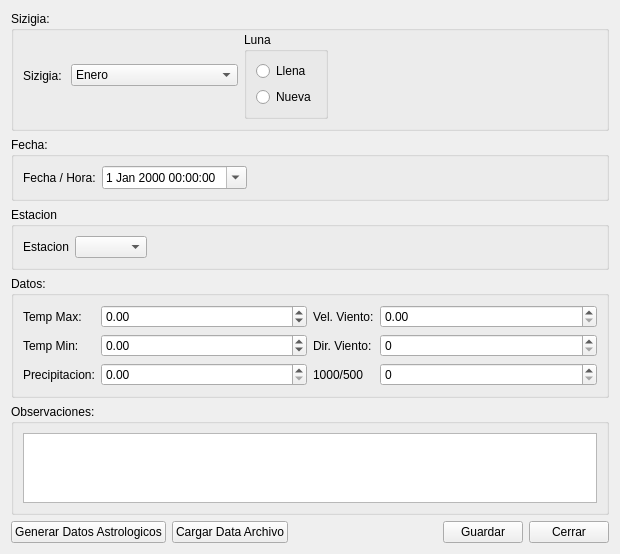
<?xml version="1.0" encoding="UTF-8"?>
<ui version="4.0">
 <class>grabDataWidget</class>
 <widget class="QWidget" name="grabDataWidget">
  <property name="geometry">
   <rect>
    <x>0</x>
    <y>0</y>
    <width>620</width>
    <height>429</height>
   </rect>
  </property>
  <property name="windowTitle">
   <string>Carga de Datos</string>
  </property>
  <layout class="QVBoxLayout" name="verticalLayout_2">
   <item>
    <widget class="QGroupBox" name="SizigiagroupBox">
     <property name="title">
      <string>Sizigia: </string>
     </property>
     <property name="alignment">
      <set>Qt::AlignLeading|Qt::AlignLeft|Qt::AlignTop</set>
     </property>
     <layout class="QHBoxLayout" name="sizigiaLayout">
      <property name="topMargin">
       <number>1</number>
      </property>
      <item>
       <widget class="QLabel" name="label_2">
        <property name="text">
         <string>Sizigia: </string>
        </property>
       </widget>
      </item>
      <item>
       <widget class="QComboBox" name="sizigiaComboBox">
        <property name="sizePolicy">
         <sizepolicy hsizetype="Fixed" vsizetype="Fixed">
          <horstretch>0</horstretch>
          <verstretch>0</verstretch>
         </sizepolicy>
        </property>
        <item>
         <property name="text">
          <string>Enero</string>
         </property>
        </item>
        <item>
         <property name="text">
          <string>Febrero</string>
         </property>
        </item>
        <item>
         <property name="text">
          <string>Marzo</string>
         </property>
        </item>
        <item>
         <property name="text">
          <string>Abril</string>
         </property>
        </item>
        <item>
         <property name="text">
          <string>Mayo</string>
         </property>
        </item>
        <item>
         <property name="text">
          <string>Junio</string>
         </property>
        </item>
        <item>
         <property name="text">
          <string>Julio</string>
         </property>
        </item>
        <item>
         <property name="text">
          <string>Agosto</string>
         </property>
        </item>
        <item>
         <property name="text">
          <string>Septiembre</string>
         </property>
        </item>
        <item>
         <property name="text">
          <string>Octubre</string>
         </property>
        </item>
        <item>
         <property name="text">
          <string>Noviembre</string>
         </property>
        </item>
        <item>
         <property name="text">
          <string>Diciembre</string>
         </property>
        </item>
        <item>
         <property name="text">
          <string>Solsticio de Verano</string>
         </property>
        </item>
        <item>
         <property name="text">
          <string>Solsticio de Invierno</string>
         </property>
        </item>
        <item>
         <property name="text">
          <string>Equinoccio de Primavera</string>
         </property>
        </item>
        <item>
         <property name="text">
          <string>Equinoccio de Otoño</string>
         </property>
        </item>
       </widget>
      </item>
      <item>
       <widget class="QGroupBox" name="lunaGroupBox">
        <property name="title">
         <string>Luna</string>
        </property>
        <property name="checkable">
         <bool>false</bool>
        </property>
        <layout class="QVBoxLayout" name="verticalLayout_3">
         <item>
          <widget class="QRadioButton" name="fullMoonRadioButton">
           <property name="text">
            <string>Llena</string>
           </property>
          </widget>
         </item>
         <item>
          <widget class="QRadioButton" name="newMoonRadioButton">
           <property name="text">
            <string>Nueva</string>
           </property>
          </widget>
         </item>
        </layout>
       </widget>
      </item>
      <item>
       <spacer name="horizontalSpacer_2">
        <property name="orientation">
         <enum>Qt::Horizontal</enum>
        </property>
        <property name="sizeHint" stdset="0">
         <size>
          <width>40</width>
          <height>20</height>
         </size>
        </property>
       </spacer>
      </item>
     </layout>
    </widget>
   </item>
   <item>
    <widget class="QGroupBox" name="fechaGroupBox">
     <property name="title">
      <string>Fecha:</string>
     </property>
     <layout class="QHBoxLayout" name="horizontalLayout_2">
      <item>
       <widget class="QLabel" name="label">
        <property name="text">
         <string>Fecha / Hora:</string>
        </property>
       </widget>
      </item>
      <item>
       <widget class="QDateTimeEdit" name="dateTimeEdit">
        <property name="calendarPopup">
         <bool>true</bool>
        </property>
       </widget>
      </item>
      <item>
       <spacer name="horizontalSpacer">
        <property name="orientation">
         <enum>Qt::Horizontal</enum>
        </property>
        <property name="sizeHint" stdset="0">
         <size>
          <width>40</width>
          <height>20</height>
         </size>
        </property>
       </spacer>
      </item>
     </layout>
    </widget>
   </item>
   <item>
    <widget class="QGroupBox" name="groupBox_3">
     <property name="title">
      <string>Estacion</string>
     </property>
     <layout class="QHBoxLayout" name="horizontalLayout_4">
      <item>
       <widget class="QLabel" name="label_3">
        <property name="text">
         <string>Estacion</string>
        </property>
       </widget>
      </item>
      <item>
       <widget class="QComboBox" name="cboEstacion"/>
      </item>
      <item>
       <spacer name="horizontalSpacer_4">
        <property name="orientation">
         <enum>Qt::Horizontal</enum>
        </property>
        <property name="sizeHint" stdset="0">
         <size>
          <width>40</width>
          <height>20</height>
         </size>
        </property>
       </spacer>
      </item>
     </layout>
    </widget>
   </item>
   <item>
    <widget class="QGroupBox" name="groupBox">
     <property name="title">
      <string>Datos:</string>
     </property>
     <layout class="QHBoxLayout" name="horizontalLayout">
      <item>
       <layout class="QFormLayout" name="formLayout">
        <item row="0" column="0">
         <widget class="QLabel" name="tempMaxLabel">
          <property name="text">
           <string>Temp Max:</string>
          </property>
         </widget>
        </item>
        <item row="0" column="1">
         <widget class="QDoubleSpinBox" name="tempMaxDoubleSpinBox">
          <property name="minimum">
           <double>-99990000.000000000000000</double>
          </property>
         </widget>
        </item>
        <item row="1" column="0">
         <widget class="QLabel" name="tempMinLabel">
          <property name="text">
           <string>Temp Min:</string>
          </property>
         </widget>
        </item>
        <item row="1" column="1">
         <widget class="QDoubleSpinBox" name="tempMinDoubleSpinBox">
          <property name="minimum">
           <double>-990000.000000000000000</double>
          </property>
         </widget>
        </item>
        <item row="2" column="0">
         <widget class="QLabel" name="presionLabel">
          <property name="text">
           <string>Precipitacion:</string>
          </property>
         </widget>
        </item>
        <item row="2" column="1">
         <widget class="QDoubleSpinBox" name="precipitacionSpinBox"/>
        </item>
       </layout>
      </item>
      <item>
       <layout class="QFormLayout" name="formLayout_2">
        <property name="fieldGrowthPolicy">
         <enum>QFormLayout::AllNonFixedFieldsGrow</enum>
        </property>
        <item row="0" column="0">
         <widget class="QLabel" name="velVientoLabel">
          <property name="text">
           <string>Vel. Viento:</string>
          </property>
         </widget>
        </item>
        <item row="1" column="0">
         <widget class="QLabel" name="dirVientoLabel">
          <property name="text">
           <string>Dir. Viento:</string>
          </property>
         </widget>
        </item>
        <item row="1" column="1">
         <widget class="QSpinBox" name="dirVientoSpinBox"/>
        </item>
        <item row="2" column="0">
         <widget class="QLabel" name="data1000500Label">
          <property name="text">
           <string>1000/500</string>
          </property>
         </widget>
        </item>
        <item row="0" column="1">
         <widget class="QDoubleSpinBox" name="velVientoDoubleSpinBox">
          <property name="maximum">
           <double>999.990000000000009</double>
          </property>
         </widget>
        </item>
        <item row="2" column="1">
         <widget class="QSpinBox" name="data1000500SpinBox">
          <property name="maximum">
           <number>9999</number>
          </property>
         </widget>
        </item>
       </layout>
      </item>
     </layout>
    </widget>
   </item>
   <item>
    <widget class="QGroupBox" name="groupBox_2">
     <property name="title">
      <string>Observaciones:</string>
     </property>
     <layout class="QVBoxLayout" name="verticalLayout">
      <item>
       <widget class="QPlainTextEdit" name="observacionesTextEdit"/>
      </item>
     </layout>
    </widget>
   </item>
   <item>
    <layout class="QHBoxLayout" name="horizontalLayout_3">
     <property name="topMargin">
      <number>0</number>
     </property>
     <item>
      <widget class="QPushButton" name="astroInfoButton">
       <property name="text">
        <string>Generar Datos Astrologicos</string>
       </property>
      </widget>
     </item>
     <item>
      <widget class="QPushButton" name="satelmecPushButton">
       <property name="text">
        <string>Cargar Data Archivo</string>
       </property>
      </widget>
     </item>
     <item>
      <spacer name="horizontalSpacer_3">
       <property name="orientation">
        <enum>Qt::Horizontal</enum>
       </property>
       <property name="sizeHint" stdset="0">
        <size>
         <width>40</width>
         <height>20</height>
        </size>
       </property>
      </spacer>
     </item>
     <item>
      <widget class="QPushButton" name="saveButton">
       <property name="text">
        <string>Guardar</string>
       </property>
      </widget>
     </item>
     <item>
      <widget class="QPushButton" name="closeButton">
       <property name="text">
        <string>Cerrar</string>
       </property>
      </widget>
     </item>
    </layout>
   </item>
  </layout>
 </widget>
 <resources/>
 <connections>
  <connection>
   <sender>closeButton</sender>
   <signal>clicked()</signal>
   <receiver>grabDataWidget</receiver>
   <slot>close()</slot>
   <hints>
    <hint type="sourcelabel">
     <x>595</x>
     <y>348</y>
    </hint>
    <hint type="destinationlabel">
     <x>618</x>
     <y>59</y>
    </hint>
   </hints>
  </connection>
 </connections>
</ui>
